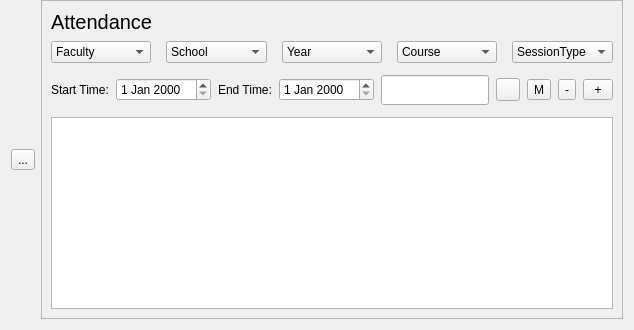
     <widget class="QWidget" name="Attendance">
      <layout class="QGridLayout" name="gridLayout_11">
       <property name="topMargin">
        <number>0</number>
       </property>
       <item row="0" column="1">
        <widget class="QFrame" name="frame_9">
         <property name="frameShape">
          <enum>QFrame::StyledPanel</enum>
         </property>
         <property name="frameShadow">
          <enum>QFrame::Raised</enum>
         </property>
         <layout class="QGridLayout" name="gridLayout_10">
          <item row="0" column="0">
           <layout class="QVBoxLayout" name="verticalLayout_6" stretch="5,2,1,50">
            <property name="spacing">
             <number>7</number>
            </property>
            <item>
             <widget class="QLabel" name="attendence_label">
              <property name="font">
               <font>
                <pointsize>15</pointsize>
               </font>
              </property>
              <property name="text">
               <string>Attendance</string>
              </property>
             </widget>
            </item>
            <item>
             <layout class="QHBoxLayout" name="horizontalLayout_5">
              <property name="spacing">
               <number>15</number>
              </property>
              <property name="leftMargin">
               <number>0</number>
              </property>
              <property name="rightMargin">
               <number>0</number>
              </property>
              <item>
               <widget class="QComboBox" name="Att_comboBox1">
                <item>
                 <property name="text">
                  <string>Faculty</string>
                 </property>
                </item>
               </widget>
              </item>
              <item>
               <widget class="QComboBox" name="Att_comboBox2">
                <item>
                 <property name="text">
                  <string>School</string>
                 </property>
                </item>
               </widget>
              </item>
              <item>
               <widget class="QComboBox" name="Att_comboBox3">
                <item>
                 <property name="text">
                  <string>Year</string>
                 </property>
                </item>
               </widget>
              </item>
              <item>
               <widget class="QComboBox" name="Att_comboBox4">
                <item>
                 <property name="text">
                  <string>Course</string>
                 </property>
                </item>
               </widget>
              </item>
              <item>
               <widget class="QComboBox" name="Att_comboBox5">
                <item>
                 <property name="text">
                  <string>SessionType</string>
                 </property>
                </item>
               </widget>
              </item>
             </layout>
            </item>
            <item>
             <layout class="QHBoxLayout" name="horizontalLayout_8" stretch="0,0,0,0,0,0">
              <property name="leftMargin">
               <number>0</number>
              </property>
              <item>
               <layout class="QHBoxLayout" name="horizontalLayout_6">
                <item>
                 <widget class="QLabel" name="label_6">
                  <property name="text">
                   <string>Start Time:</string>
                  </property>
                 </widget>
                </item>
                <item>
                 <widget class="QDateEdit" name="att_dateEdit1"/>
                </item>
               </layout>
              </item>
              <item>
               <layout class="QHBoxLayout" name="horizontalLayout_7">
                <item>
                 <widget class="QLabel" name="label_7">
                  <property name="text">
                   <string>End Time:</string>
                  </property>
                 </widget>
                </item>
                <item>
                 <widget class="QDateEdit" name="Att_dateEdit2"/>
                </item>
               </layout>
              </item>
              <item>
               <layout class="QHBoxLayout" name="horizontalLayout_15">
                <property name="topMargin">
                 <number>5</number>
                </property>
                <property name="bottomMargin">
                 <number>5</number>
                </property>
                <item>
                 <widget class="QLineEdit" name="ATTsearch_lineEdit">
                  <property name="sizePolicy">
                   <sizepolicy hsizetype="Expanding" vsizetype="MinimumExpanding">
                    <horstretch>0</horstretch>
                    <verstretch>0</verstretch>
                   </sizepolicy>
                  </property>
                  <property name="minimumSize">
                   <size>
                    <width>30</width>
                    <height>30</height>
                   </size>
                  </property>
                 </widget>
                </item>
                <item>
                 <widget class="QToolButton" name="Attsearch_toolButton">
                  <property name="styleSheet">
                   <string notr="true">border-image:url(:/all/images/searchIcon.png)</string>
                  </property>
                  <property name="text">
                   <string/>
                  </property>
                 </widget>
                </item>
               </layout>
              </item>
              <item>
               <widget class="QToolButton" name="ATTmodify_toolButton">
                <property name="text">
                 <string>M</string>
                </property>
               </widget>
              </item>
              <item>
               <widget class="QToolButton" name="ATTdelete_toolButton">
                <property name="text">
                 <string>-</string>
                </property>
               </widget>
              </item>
              <item>
               <widget class="QToolButton" name="ATTadd_toolButton">
                <property name="sizePolicy">
                 <sizepolicy hsizetype="Maximum" vsizetype="Maximum">
                  <horstretch>0</horstretch>
                  <verstretch>0</verstretch>
                 </sizepolicy>
                </property>
                <property name="minimumSize">
                 <size>
                  <width>30</width>
                  <height>20</height>
                 </size>
                </property>
                <property name="maximumSize">
                 <size>
                  <width>31</width>
                  <height>21</height>
                 </size>
                </property>
                <property name="font">
                 <font>
                  <pointsize>9</pointsize>
                 </font>
                </property>
                <property name="text">
                 <string>+</string>
                </property>
               </widget>
              </item>
             </layout>
            </item>
            <item>
             <widget class="QTableView" name="tableView_5"/>
            </item>
           </layout>
          </item>
         </layout>
        </widget>
       </item>
       <item row="0" column="0">
        <widget class="QToolButton" name="toolButton">
         <property name="text">
          <string>...</string>
         </property>
        </widget>
       </item>
      </layout>
     </widget>
